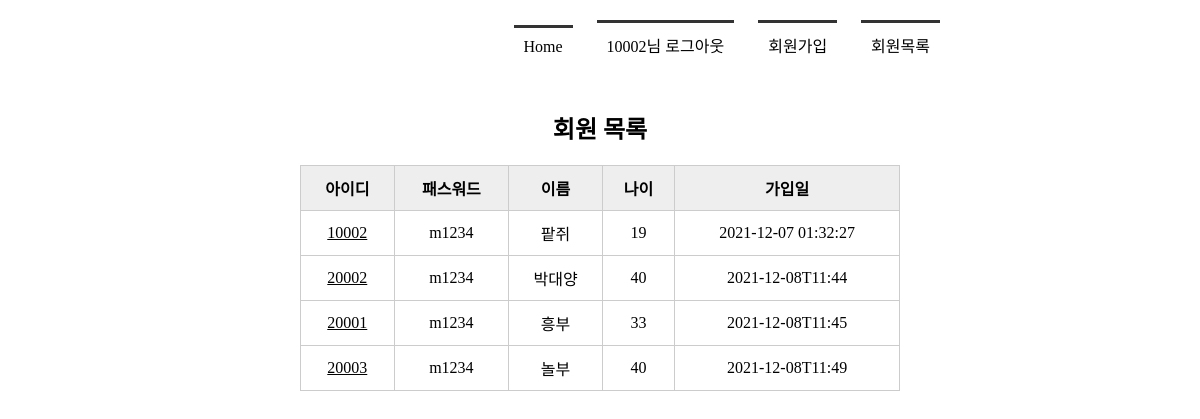
The app's page /memberlist/ (signed in) with its own data.
### tables this page shows
CREATE TABLE member(
    mid         CHAR(5)         PRIMARY KEY,           
    passwd      CHAR(8)         NOT NULL,
    name        TEXT            NOT NULL,
    age         INTEGER,
    regDate     DATETIME DEFAULT CURRENT_TIMESTAMP
          );

### app.py (the view)
@app.route('/memberlist/')
def memberlist():
    conn = getconn()
    cur = conn.cursor()
    sql = "SELECT * FROM member"
    cur.execute(sql)
    rs = cur.fetchall()     #db에서 가져온 데이터
    conn.close()
    if 'userID' in session:     #session에 userID가 존재하면
        ssid = session.get('userID')    #session을 가져옴
        return render_template('memberlist.html', ssid=ssid, rs = rs)
    else:
        return render_template('memberlist.html', rs=rs)    #받은 db를 다시 html로 보냄

### app.py (called while the page is built)
def getconn():
    conn = sqlite3.connect('./memberdb.db')
    return conn

### templates/memberlist.html (shortened to what this page needs)
<!DOCTYPE html>
<html lang="en">
<head>
    <link rel = "stylesheet" href="{{ url_for('static', filename='css/style.css') }}">
</head>
<body>
    <div id ="container">
        {% include 'navbar.html' %}
        <section>
            <h1>회원 목록</h1>
            <table>
                <tr>
                    <th>아이디</th>
                    <th>패스워드</th>
                    <th>이름</th>
                    <th>나이</th>
                    <th>가입일</th>
                </tr>
                {% for i in rs %}
                <tr>
                    <td><a href = "{{ url_for('member_view', id = i[0]) }}">{{ i[0] }}</a></td>
                    <td>{{ i[1] }}</td>
                    <td>{{ i[2] }}</td>
                    <td>{{ i[3] }}</td>
                    <td>{{ i[4] }}</td>
                </tr>
                {% endfor %}
            </table>
        </section>
    </div>
</body>
</html>

### static/css/style.css (style rules this page uses)
* { margin: 0; padding:0; }
#container { width: 1000px; margin: 10px auto; }
section { text-align: center; }
section table { width : 600px; border-collapse: collapse; }
section h1 { margin-bottom: 20px; }
section table, th, td { border: 1px solid #ccc; margin: 0 auto; padding: 10px; }
section table th { background-color: #eee }
section table a { color: black }

### records on screen
member: mid "10002", passwd "m1234", name "팥쥐", age "19", regDate "2021-12-07 01:32:27"
member: mid "20002", passwd "m1234", name "박대양", age "40", regDate "2021-12-08T11:44"
member: mid "20001", passwd "m1234", name "흥부", age "33", regDate "2021-12-08T11:45"
member: mid "20003", passwd "m1234", name "놀부", age "40", regDate "2021-12-08T11:49"

### other values on screen
{{ ssid }} "10002"
